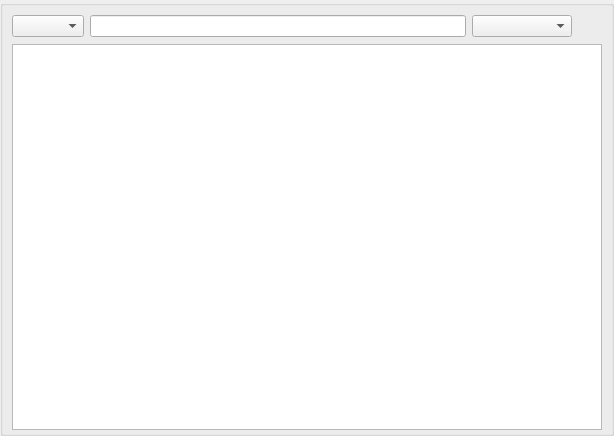
<?xml version="1.0" encoding="UTF-8"?>
<ui version="4.0">
 <class>ContentSelector</class>
 <widget class="QWidget" name="ContentSelector">
  <property name="geometry">
   <rect>
    <x>0</x>
    <y>0</y>
    <width>614</width>
    <height>436</height>
   </rect>
  </property>
  <property name="sizePolicy">
   <sizepolicy hsizetype="Minimum" vsizetype="Minimum">
    <horstretch>0</horstretch>
    <verstretch>0</verstretch>
   </sizepolicy>
  </property>
  <property name="contextMenuPolicy">
   <enum>Qt::DefaultContextMenu</enum>
  </property>
  <layout class="QVBoxLayout" name="verticalLayout">
   <property name="leftMargin">
    <number>0</number>
   </property>
   <property name="topMargin">
    <number>0</number>
   </property>
   <property name="rightMargin">
    <number>0</number>
   </property>
   <property name="bottomMargin">
    <number>0</number>
   </property>
   <item>
    <widget class="QGroupBox" name="contentGroupBox">
     <layout class="QVBoxLayout" name="verticalLayout_2">
      <property name="bottomMargin">
       <number>3</number>
      </property>
      <item>
       <widget class="QWidget" name="gameSelectorGroup" native="true">
        <property name="focusPolicy">
         <enum>Qt::NoFocus</enum>
        </property>
        <layout class="QHBoxLayout" name="horizLayout">
         <property name="leftMargin">
          <number>0</number>
         </property>
         <property name="topMargin">
          <number>0</number>
         </property>
         <property name="rightMargin">
          <number>0</number>
         </property>
         <property name="bottomMargin">
          <number>0</number>
         </property>
         <item>
          <widget class="ContentSelectorView::ComboBox" name="gameFileView">
           <property name="editable">
            <bool>false</bool>
           </property>
          </widget>
         </item>
         <item>
          <widget class="QLineEdit" name="searchFilter"/>
         </item>
         <item>
          <widget class="QComboBox" name="languageComboBox">
           <property name="minimumSize">
            <size>
             <width>100</width>
             <height>0</height>
            </size>
           </property>
           <property name="toolTip">
            <string>Select language used by ESM/ESP content files to allow OpenMW to detect their encoding. </string>
           </property>
          </widget>
         </item>
         <item>
          <widget class="QToolButton" name="refreshButton">
           <property name="enabled">
            <bool>true</bool>
           </property>
           <property name="autoRaise">
            <bool>true</bool>
           </property>
          </widget>
         </item>
        </layout>
       </widget>
      </item>
      <item>
       <widget class="QTableView" name="addonView">
        <property name="sizePolicy">
         <sizepolicy hsizetype="Expanding" vsizetype="Expanding">
          <horstretch>0</horstretch>
          <verstretch>0</verstretch>
         </sizepolicy>
        </property>
        <!-- Accessibility: Qt defaults tabKeyNavigation to true, which makes
             Tab step between CELLS and wrap around at the end, so keyboard
             focus can never leave the view. A screen reader user has no way
             out except object navigation. This view is a single meaningful
             column navigated with the arrow keys, so cell-wise Tab gains
             nothing; false lets Tab move to the next control as usual. -->
        <property name="tabKeyNavigation">
         <bool>false</bool>
        </property>
        <property name="contextMenuPolicy">
         <enum>Qt::DefaultContextMenu</enum>
        </property>
        <property name="acceptDrops">
         <bool>true</bool>
        </property>
        <property name="editTriggers">
         <set>QAbstractItemView::NoEditTriggers</set>
        </property>
        <property name="dragEnabled">
         <bool>true</bool>
        </property>
        <property name="dragDropOverwriteMode">
         <bool>false</bool>
        </property>
        <property name="dragDropMode">
         <enum>QAbstractItemView::DragDrop</enum>
        </property>
        <property name="defaultDropAction">
         <enum>Qt::MoveAction</enum>
        </property>
        <property name="alternatingRowColors">
         <bool>true</bool>
        </property>
        <property name="selectionMode">
         <enum>QAbstractItemView::ExtendedSelection</enum>
        </property>
        <property name="selectionBehavior">
         <enum>QAbstractItemView::SelectRows</enum>
        </property>
        <property name="textElideMode">
         <enum>Qt::ElideLeft</enum>
        </property>
        <property name="showGrid">
         <bool>false</bool>
        </property>
        <attribute name="horizontalHeaderVisible">
         <bool>false</bool>
        </attribute>
        <attribute name="horizontalHeaderStretchLastSection">
         <bool>true</bool>
        </attribute>
        <attribute name="verticalHeaderVisible">
         <bool>false</bool>
        </attribute>
       </widget>
      </item>
     </layout>
    </widget>
   </item>
  </layout>
 </widget>
 <customwidgets>
  <customwidget>
   <class>ContentSelectorView::ComboBox</class>
   <extends>QComboBox</extends>
   <header>components/contentselector/view/combobox.hpp</header>
  </customwidget>
 </customwidgets>
 <resources/>
 <connections/>
</ui>
